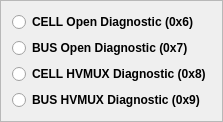
           <widget class="QFrame" name="frame_29">
            <property name="frameShape">
             <enum>QFrame::StyledPanel</enum>
            </property>
            <property name="frameShadow">
             <enum>QFrame::Raised</enum>
            </property>
            <layout class="QVBoxLayout" name="verticalLayout_14">
             <item>
              <widget class="QRadioButton" name="radioButton_singleAfe_10">
               <property name="minimumSize">
                <size>
                 <width>0</width>
                 <height>20</height>
                </size>
               </property>
               <property name="maximumSize">
                <size>
                 <width>16777215</width>
                 <height>20</height>
                </size>
               </property>
               <property name="styleSheet">
                <string notr="true">font: 12pt &quot;Calibri&quot;;
font-weight: 600; /* 设置字体粗细为600 */</string>
               </property>
               <property name="text">
                <string>CELL Open Diagnostic (0x6)</string>
               </property>
              </widget>
             </item>
             <item>
              <widget class="QRadioButton" name="radioButton_singleAfe_33">
               <property name="minimumSize">
                <size>
                 <width>0</width>
                 <height>20</height>
                </size>
               </property>
               <property name="maximumSize">
                <size>
                 <width>16777215</width>
                 <height>20</height>
                </size>
               </property>
               <property name="styleSheet">
                <string notr="true">font: 12pt &quot;Calibri&quot;;
font-weight: 600; /* 设置字体粗细为600 */</string>
               </property>
               <property name="text">
                <string>BUS Open Diagnostic (0x7)</string>
               </property>
              </widget>
             </item>
             <item>
              <widget class="QRadioButton" name="radioButton_singleAfe_34">
               <property name="minimumSize">
                <size>
                 <width>0</width>
                 <height>20</height>
                </size>
               </property>
               <property name="maximumSize">
                <size>
                 <width>16777215</width>
                 <height>20</height>
                </size>
               </property>
               <property name="styleSheet">
                <string notr="true">font: 12pt &quot;Calibri&quot;;
font-weight: 600; /* 设置字体粗细为600 */</string>
               </property>
               <property name="text">
                <string>CELL HVMUX Diagnostic (0x8)</string>
               </property>
              </widget>
             </item>
             <item>
              <widget class="QRadioButton" name="radioButton_singleAfe_35">
               <property name="minimumSize">
                <size>
                 <width>0</width>
                 <height>20</height>
                </size>
               </property>
               <property name="maximumSize">
                <size>
                 <width>16777215</width>
                 <height>20</height>
                </size>
               </property>
               <property name="styleSheet">
                <string notr="true">font: 12pt &quot;Calibri&quot;;
font-weight: 600; /* 设置字体粗细为600 */</string>
               </property>
               <property name="text">
                <string>BUS HVMUX Diagnostic (0x9)</string>
               </property>
              </widget>
             </item>
            </layout>
           </widget>
